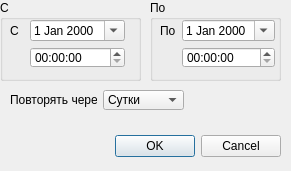
<ui version="4.0" >
 <class>Dialog</class>
 <widget class="QDialog" name="Dialog" >
  <property name="geometry" >
   <rect>
    <x>0</x>
    <y>0</y>
    <width>291</width>
    <height>171</height>
   </rect>
  </property>
  <property name="windowTitle" >
   <string>Dialog</string>
  </property>
  <widget class="QDialogButtonBox" name="buttonBox" >
   <property name="geometry" >
    <rect>
     <x>80</x>
     <y>130</y>
     <width>201</width>
     <height>32</height>
    </rect>
   </property>
   <property name="orientation" >
    <enum>Qt::Horizontal</enum>
   </property>
   <property name="standardButtons" >
    <set>QDialogButtonBox::Cancel|QDialogButtonBox::NoButton|QDialogButtonBox::Ok</set>
   </property>
  </widget>
  <widget class="QComboBox" name="comboBox" >
   <property name="geometry" >
    <rect>
     <x>103</x>
     <y>90</y>
     <width>81</width>
     <height>20</height>
    </rect>
   </property>
   <item>
    <property name="text" >
     <string>Сутки</string>
    </property>
   </item>
   <item>
    <property name="text" >
     <string>Неделя</string>
    </property>
   </item>
   <item>
    <property name="text" >
     <string>Месяц</string>
    </property>
   </item>
   <item>
    <property name="text" >
     <string>Год</string>
    </property>
   </item>
  </widget>
  <widget class="QLabel" name="label_3" >
   <property name="geometry" >
    <rect>
     <x>10</x>
     <y>90</y>
     <width>87</width>
     <height>20</height>
    </rect>
   </property>
   <property name="text" >
    <string>Повторять через</string>
   </property>
   <property name="buddy" >
    <cstring>comboBox</cstring>
   </property>
  </widget>
  <widget class="QGroupBox" name="groupBox" >
   <property name="geometry" >
    <rect>
     <x>0</x>
     <y>0</y>
     <width>141</width>
     <height>81</height>
    </rect>
   </property>
   <property name="title" >
    <string>С</string>
   </property>
   <widget class="QWidget" name="" >
    <property name="geometry" >
     <rect>
      <x>10</x>
      <y>20</y>
      <width>115</width>
      <height>48</height>
     </rect>
    </property>
    <layout class="QGridLayout" >
     <item row="0" column="0" >
      <widget class="QLabel" name="label" >
       <property name="text" >
        <string>С</string>
       </property>
      </widget>
     </item>
     <item row="0" column="1" >
      <widget class="QDateEdit" name="dateEdit" >
       <property name="calendarPopup" >
        <bool>true</bool>
       </property>
      </widget>
     </item>
     <item row="1" column="1" >
      <widget class="QTimeEdit" name="timeEdit" >
       <property name="calendarPopup" >
        <bool>true</bool>
       </property>
      </widget>
     </item>
    </layout>
   </widget>
  </widget>
  <widget class="QGroupBox" name="groupBox_2" >
   <property name="geometry" >
    <rect>
     <x>150</x>
     <y>0</y>
     <width>131</width>
     <height>81</height>
    </rect>
   </property>
   <property name="title" >
    <string>По</string>
   </property>
   <widget class="QWidget" name="" >
    <property name="geometry" >
     <rect>
      <x>10</x>
      <y>20</y>
      <width>115</width>
      <height>48</height>
     </rect>
    </property>
    <layout class="QGridLayout" >
     <item row="0" column="0" >
      <widget class="QLabel" name="label_2" >
       <property name="text" >
        <string>По</string>
       </property>
      </widget>
     </item>
     <item row="0" column="1" >
      <widget class="QDateEdit" name="dateEdit_2" >
       <property name="calendarPopup" >
        <bool>true</bool>
       </property>
      </widget>
     </item>
     <item row="1" column="1" >
      <widget class="QTimeEdit" name="timeEdit_2" >
       <property name="calendarPopup" >
        <bool>true</bool>
       </property>
      </widget>
     </item>
    </layout>
   </widget>
  </widget>
 </widget>
 <resources/>
 <connections>
  <connection>
   <sender>buttonBox</sender>
   <signal>accepted()</signal>
   <receiver>Dialog</receiver>
   <slot>accept()</slot>
   <hints>
    <hint type="sourcelabel" >
     <x>248</x>
     <y>254</y>
    </hint>
    <hint type="destinationlabel" >
     <x>157</x>
     <y>274</y>
    </hint>
   </hints>
  </connection>
  <connection>
   <sender>buttonBox</sender>
   <signal>rejected()</signal>
   <receiver>Dialog</receiver>
   <slot>reject()</slot>
   <hints>
    <hint type="sourcelabel" >
     <x>316</x>
     <y>260</y>
    </hint>
    <hint type="destinationlabel" >
     <x>286</x>
     <y>274</y>
    </hint>
   </hints>
  </connection>
 </connections>
</ui>
